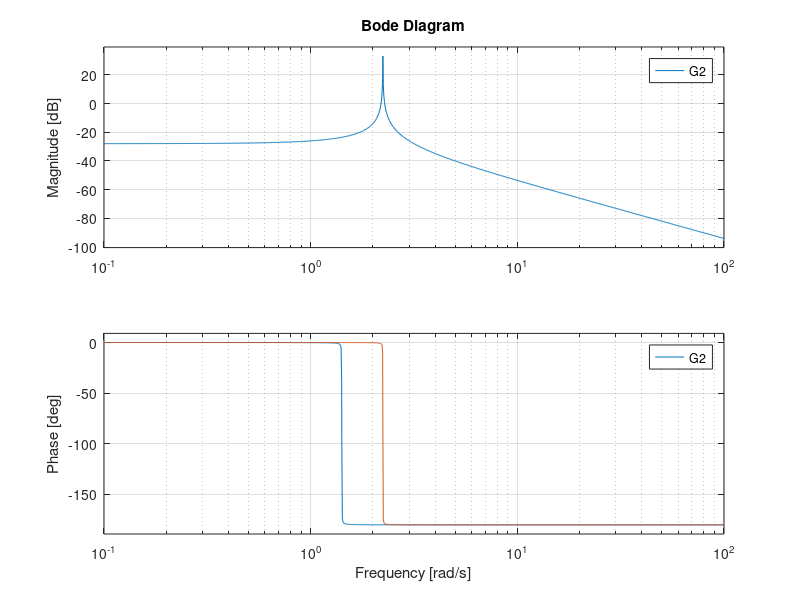

Write MATLAB code to recreate this figure.
m=5;
d=0.01;
k=10;
s=tf('s');
G=1/(m*s^2 + d*s + k);
bode(G);
hold on
k2 = 25;
G2=1/(m*s^2 + d*s + k2); 
bode(G2);